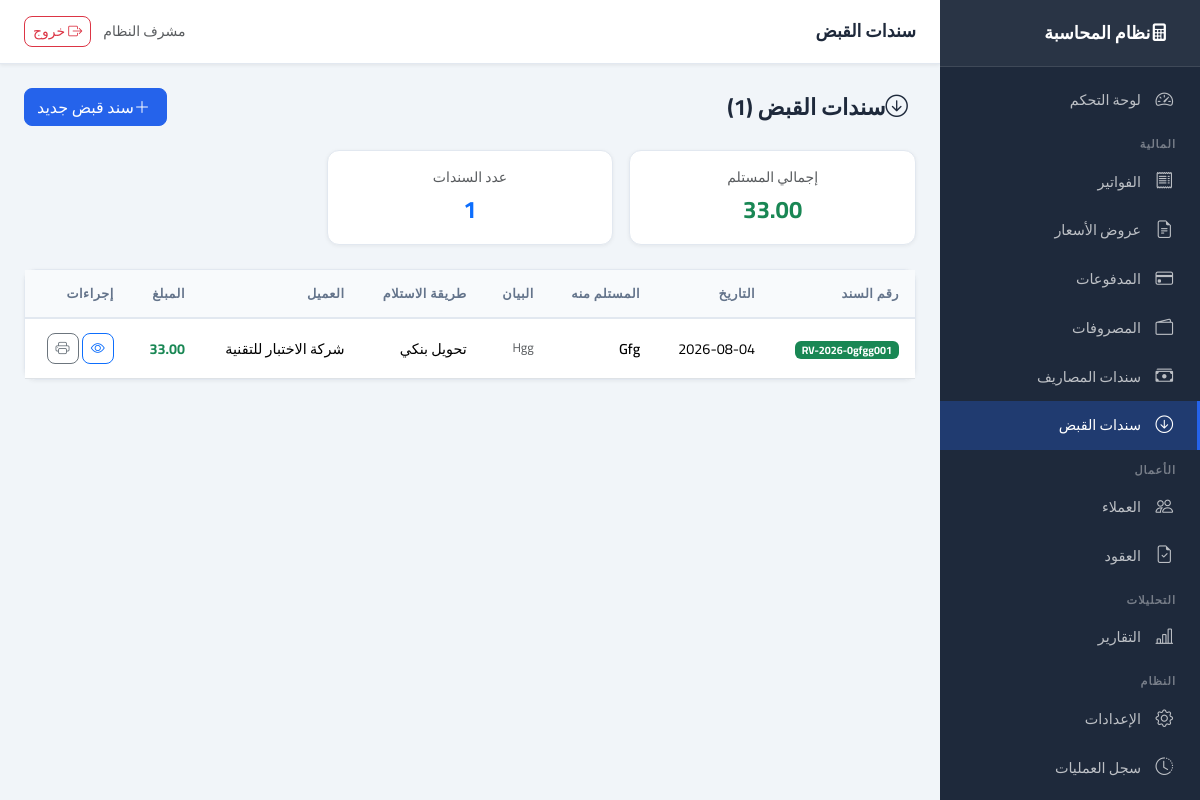
The app's page /receipt-vouchers (signed in) with its own data.
### app/models/receipt_voucher.py (models this page shows, shortened)
class ReceiptVoucher(Base):
    __tablename__ = "receipt_vouchers"
    id: Mapped[int] = mapped_column(primary_key=True, index=True)
    voucher_number: Mapped[str] = mapped_column(String(50), unique=True, nullable=False, index=True)
    voucher_date: Mapped[date] = mapped_column(Date, nullable=False)
    received_from: Mapped[str] = mapped_column(String(255), nullable=False)   # المستلم منه
    amount: Mapped[Decimal] = mapped_column(Numeric(15, 2), nullable=False)
    method: Mapped[VoucherPaymentMethod] = mapped_column(
        SAEnum(VoucherPaymentMethod), default=VoucherPaymentMethod.CASH, nullable=False
    )
    client_id: Mapped[int | None] = mapped_column(Integer, ForeignKey("clients.id"), nullable=True)
    description: Mapped[str | None] = mapped_column(Text, nullable=True)      # البيان
    reference: Mapped[str | None] = mapped_column(String(100), nullable=True)  # رقم المرجع
    notes: Mapped[str | None] = mapped_column(Text, nullable=True)
    created_at: Mapped[datetime] = mapped_column(DateTime, default=lambda: __import__("datetime").datetime.now(__import__("datetime").timezone.utc).replace(tzinfo=None), nullable=False)
    created_by: Mapped[int | None] = mapped_column(Integer, ForeignKey("users.id"), nullable=True)
    client = relationship("Client", foreign_keys=[client_id])
    creator = relationship("User", foreign_keys=[created_by])

### app/models/client.py (models this page shows, shortened)
class Client(Base):
    __tablename__ = "clients"
    id: Mapped[int] = mapped_column(primary_key=True, index=True)
    name: Mapped[str] = mapped_column(String(150), nullable=False, index=True)
    type: Mapped[ClientType] = mapped_column(SAEnum(ClientType), default=ClientType.COMPANY, nullable=False)
    email: Mapped[str | None] = mapped_column(String(100), nullable=True)
    phone: Mapped[str | None] = mapped_column(String(20), nullable=True)
    address: Mapped[str | None] = mapped_column(Text, nullable=True)
    tax_number: Mapped[str | None] = mapped_column(String(50), nullable=True)
    notes: Mapped[str | None] = mapped_column(Text, nullable=True)
    is_active: Mapped[bool] = mapped_column(Boolean, default=True, nullable=False)
    created_at: Mapped[datetime] = mapped_column(DateTime, default=lambda: __import__("datetime").datetime.now(__import__("datetime").timezone.utc).replace(tzinfo=None), nullable=False)
    created_by: Mapped[int | None] = mapped_column(Integer, ForeignKey("users.id"), nullable=True)
    contracts = relationship("Contract", back_populates="client", lazy="dynamic")
    quotations = relationship("Quotation", back_populates="client", lazy="dynamic")
    invoices = relationship("Invoice", back_populates="client", lazy="dynamic")
    payments = relationship("Payment", back_populates="client", lazy="dynamic")

### app/routers/receipt_vouchers.py (the view)
@router.get("", response_class=HTMLResponse)
async def list_receipt_vouchers(
    request: Request, db: Session = Depends(get_db),
    page: int = Query(default=1, ge=1),
):
    if not _require_login(request):
        return RedirectResponse(url="/auth/login", status_code=302)
    query = db.query(ReceiptVoucher)
    total = query.count()
    vouchers = query.order_by(ReceiptVoucher.voucher_date.desc()).offset((page - 1) * 20).limit(20).all()
    total_amount = sum(float(v.amount) for v in db.query(ReceiptVoucher).all())
    return templates.TemplateResponse("receipt_vouchers/list.html", {
        "request": request, "vouchers": vouchers, "total": total,
        "page": page, "total_pages": max(1, (total + 19) // 20),
        "total_amount": total_amount, "method_labels": METHOD_LABELS,
    })

### app/core/logging_config.py (called while the page is built)
    def filter(self, record: logging.LogRecord) -> bool:
        record.request_id = _request_id_var.get()
        return True

    def format(self, record: logging.LogRecord) -> str:
        if isinstance(record.args, dict):
            record.args = {
                k: ("***" if any(s in k.lower() for s in self.SENSITIVE) else v)
                for k, v in record.args.items()
            }
        return super().format(record)

### app/templates/receipt_vouchers/list.html (shortened to what this page needs)
{% extends "base.html" %}
{% block page_title %}سندات القبض{% endblock %}
{% block content %}
<div class="page-header">
    <h1><i class="bi bi-arrow-down-circle me-2"></i>سندات القبض ({{ total }})</h1>
    <a href="/receipt-vouchers/new" class="btn btn-primary"><i class="bi bi-plus-lg me-1"></i>سند قبض جديد</a>
</div>
<div class="row g-3 mb-4">
    <div class="col-md-4">
        <div class="card text-center">
            <div class="card-body">
                <div class="text-muted small mb-1">إجمالي المستلم</div>
                <div class="fs-4 fw-bold text-success">{{ "{:,.2f}".format(total_amount) }}</div>
            </div>
        </div>
    </div>
    <div class="col-md-4">
        <div class="card text-center">
            <div class="card-body">
                <div class="text-muted small mb-1">عدد السندات</div>
                <div class="fs-4 fw-bold text-primary">{{ total }}</div>
            </div>
        </div>
    </div>
</div>
<div class="card">
    <div class="card-body p-0">
        <table class="table table-hover mb-0">
            <thead><tr>
                <th>رقم السند</th>
                <th>التاريخ</th>
                <th>المستلم منه</th>
                <th>البيان</th>
                <th>طريقة الاستلام</th>
                <th>العميل</th>
                <th>المبلغ</th>
                <th>إجراءات</th>
            </tr></thead>
            <tbody>
            {% for v in vouchers %}
            <tr>
                <td><span class="badge bg-success">{{ v.voucher_number }}</span></td>
                <td>{{ v.voucher_date }}</td>
                <td class="fw-semibold">{{ v.received_from }}</td>
                <td class="text-muted small">{{ v.description[:50] + '…' if v.description and v.description|length > 50 else (v.description or '-') }}</td>
                <td>{{ method_labels.get(v.method.value, v.method.value) }}</td>
                <td>{{ v.client.name if v.client else '-' }}</td>
                <td class="fw-bold text-success">{{ "{:,.2f}".format(v.amount) }}</td>
                <td>
                    <a href="/receipt-vouchers/{{ v.id }}" class="btn btn-sm btn-outline-primary" title="عرض">
                        <i class="bi bi-eye"></i>
                    </a>
                    <a href="/receipt-vouchers/{{ v.id }}/print" class="btn btn-sm btn-outline-secondary" title="طباعة" target="_blank">
                        <i class="bi bi-printer"></i>
                    </a>
                </td>
            </tr>
            {% else %}
            <tr><td colspan="8" class="text-center text-muted py-5">
                <i class="bi bi-arrow-down-circle fs-3 d-block mb-2 opacity-25"></i>
                لا توجد سندات قبض بعد
            </td></tr>
            {% endfor %}
            </tbody>
        </table>
    </div>
</div>
{% endblock %}

### app/static/css/main.css (style rules this page uses)
:root { --primary: #2563eb; --primary-dark: #1d4ed8; --secondary: #64748b; --success: #16a34a; --danger: #dc2626; --warning: #d97706; --sidebar-bg: #1e293b; --sidebar-width: 260px; --topbar-height: 64px; --bg: #f1f5f9; --card-bg: #ffffff; --border: #e2e8f0; --text: #1e293b; --text-muted: #64748b; }
* { box-sizing: border-box; }
body { font-family: 'Cairo', sans-serif; background: var(--bg); color: var(--text); margin: 0; direction: rtl; }
.card { background: var(--card-bg); border: 1px solid var(--border); border-radius: 12px; box-shadow: 0 1px 4px rgba(0,0,0,0.06); }
.table { font-size: 0.9rem; }
.table thead th { background: #f8fafc; font-weight: 600; font-size: 0.8rem; text-transform: uppercase; letter-spacing: 0.5px; color: var(--text-muted); border-bottom: 2px solid var(--border); padding: 0.875rem 1rem; white-space: nowrap; }
.table tbody td { padding: 0.875rem 1rem; vertical-align: middle; }
.btn { font-family: 'Cairo', sans-serif; border-radius: 8px; font-weight: 500; }
.btn-primary { background: var(--primary); border-color: var(--primary); }
.page-header { display: flex; align-items: center; justify-content: space-between; margin-bottom: 1.5rem; gap: 0.75rem; flex-wrap: wrap; }
.page-header h1 { font-size: 1.4rem; font-weight: 700; margin: 0; }

### records on screen
ReceiptVoucher: voucher_number "RV-2026-0gfgg001", voucher_date "2026-08-04", received_from "Gfg", description "Hgg", get "تحويل بنكي", client "شركة الاختبار للتقنية", amount "33.00"

### other values on screen
{{ request.session.get('full_name', '') }} "مشرف النظام"
{{ total }} "1"
{{ "{:,.2f}".format(total_amount) }} "33.00"
